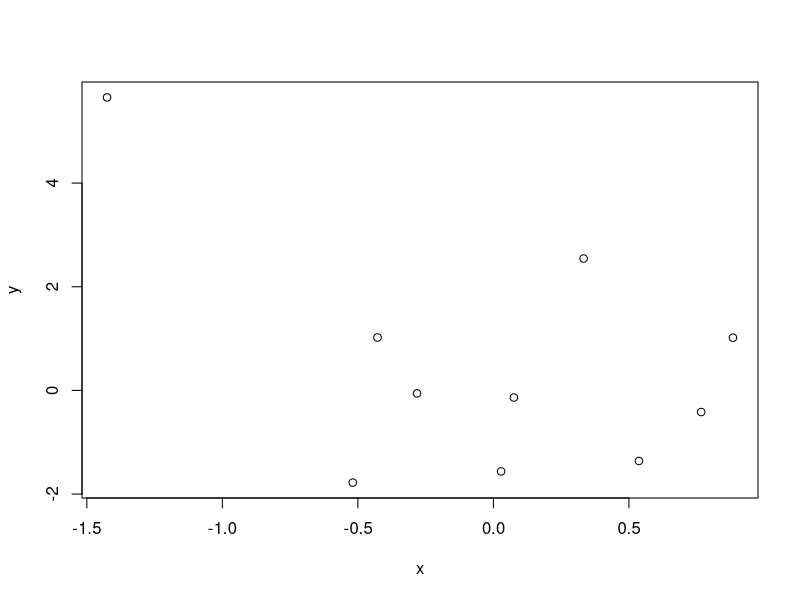

R code for this plot:
## ---- chunk 1
#函数1：计算标准差
sd2 <- function(x) {
	if(!is.numeric(x)) {
		stop("the input data must be numeric!\n")
	}
	if(length(x)==1) {
		stop("can not comput sd for one number, a numeric vector required.\n")
	}
	x2 <- c()
	meanx <- mean(x)
	for(i in 1:length(x)) {
		xn <- x[i] - meanx
		x2[i] <- xn^2
	}
	sum2 <- sum(x2)
	sd2 <- sqrt(sum2/(length(x)-1))
	return(sd2)
}
sd2(c(2, 4, 6, 8, 10))

#函数2：生成一组随机数并作图
function1 <- function(x,y){
  x <- rnorm(10)
  y <- rnorm(10,2,3)
  plot(x,y)
  return(x+y)
}
function1(x,y)
